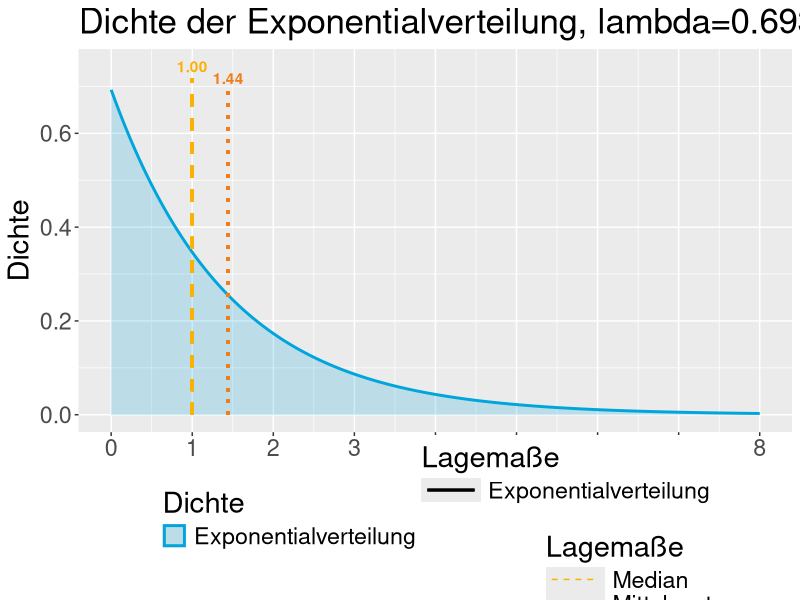

This chart was generated by the following R code:
library(tidyverse)
library(cowplot)

n <- 10^3
x <- seq(0,8,length.out=n)
my_lambda <- 0.693



colors<- c(rgb(0,165,220,maxColorValue = 255), rgb(250,177,5, maxColorValue = 255), rgb(240,125,23,maxColorValue = 255)) 
graphic_tbl <- bind_rows(tibble(Name="Exponentialverteilung", Color=colors[1], Linetype=1, Size=1, Display="Exponentialverteilung", Type="Dichte"), 
                         tibble(Name=c("Median","Mittelwert"), Color=colors[2:3], Linetype=c(2,3), Size=c(1,1), Display=c("Median","Mittelwert"), Type="Information"))

y <- dexp(x, rate=my_lambda)
my_mean <- 1/my_lambda #mean(rexp(100000, rate=my_lambda))
my_median <- 1 # median(rexp(100000, rate=my_lambda))
df <- bind_cols(x=x,y=y,Type="Exponentialverteilung")

yend <- max(y)

main <- ggplot(df, aes(x=x,y=y,color=Type,linetype=Type, size=Type)) +
  geom_area(fill=colors[1], alpha=0.2) +
  ggtitle("Dichte der Exponentialverteilung, lambda=0.693") +
  geom_segment(aes(x=my_mean,xend=my_mean,y=0,yend=yend, color="Mittelwert", size="Mittelwert",linetype="Mittelwert")) +
  annotate(geom="text", x=my_mean, y=yend+0.025, label=sprintf("%.2f",my_mean),color=graphic_tbl[graphic_tbl$Name=="Mittelwert","Color"], fontface=2) +
  geom_segment(aes(x=my_median,xend=my_median,y=0,yend=yend+0.025, color="Median", size="Median",linetype="Median")) +
  annotate(geom="text", x=my_median, y=yend+0.05, label=sprintf("%.2f",my_median),color=graphic_tbl[graphic_tbl$Name=="Median","Color"], fontface=2) +
  scale_color_manual(breaks=graphic_tbl$Name, values=graphic_tbl$Color, labels=graphic_tbl$Display, name="Information") +
  scale_size_manual(breaks=graphic_tbl$Name, values=graphic_tbl$Size, labels=graphic_tbl$Display, name="Information") +
  scale_linetype_manual(breaks=graphic_tbl$Name, values=graphic_tbl$Linetype, labels=graphic_tbl$Display, name="Information") +
  scale_x_continuous(breaks=seq(0,8,by=1)) +
  theme(legend.position = "none",text=element_text(size=21)) +
  xlab("x") +
  ylab("Dichte")

dichte_legend_gg <- df %>%
  ggplot(aes(x=x,y=y,color=Type,linetype=Type, size=Type)) +
  geom_area(fill=colors[1], alpha=0.2) +
  scale_color_manual(breaks=graphic_tbl$Name, values=graphic_tbl$Color, labels=graphic_tbl$Display, name="Dichte") +
  scale_size_manual(breaks=graphic_tbl$Name, values=graphic_tbl$Size, labels=graphic_tbl$Display, name="Dichte") +
  scale_linetype_manual(breaks=graphic_tbl$Name, values=graphic_tbl$Linetype, labels=graphic_tbl$Display, name="Dichte") +
  theme(legend.justification="right",legend.direction = "vertical", legend.box.just = "left",legend.box.margin = margin(-46, -20, 0, 0),text=element_text(size=21))
dichte_legend <- get_legend(dichte_legend_gg)

info_legend_gg <- df %>%
  ggplot(aes(x=x,y=y,color=Type,linetype=Type, size=Type)) +
  geom_segment(aes(x=my_median,xend=my_median,y=0,yend=1, color="Median", size="Median",linetype="Median")) +
  geom_segment(aes(x=my_mean,xend=my_mean,y=0,yend=1, color="Mittelwert", size="Mittelwert",linetype="Mittelwert")) +
  scale_color_manual(breaks=graphic_tbl$Name, values=graphic_tbl$Color, labels=graphic_tbl$Display, name="Lagemaße") +
  scale_size_manual(breaks=graphic_tbl$Name, values=graphic_tbl$Size, labels=graphic_tbl$Display, name="Lagemaße") +
  scale_linetype_manual(breaks=graphic_tbl$Name, values=graphic_tbl$Linetype, labels=graphic_tbl$Display, name="Lagemaße") +
  theme(legend.justification="left",legend.direction = "vertical", legend.box.just = "right",legend.box.margin = margin(-30, 0, 0, 20), legend.key.width=unit(1.5,"cm"),text=element_text(size=21))
info_legend <- get_legend(info_legend_gg)

full_plot <- plot_grid(main,
                       plot_grid(plotlist=list(dichte_legend,info_legend), nrow=1, axis="t"),
                       nrow=2,
                       rel_heights = c(10,2))
full_plot
